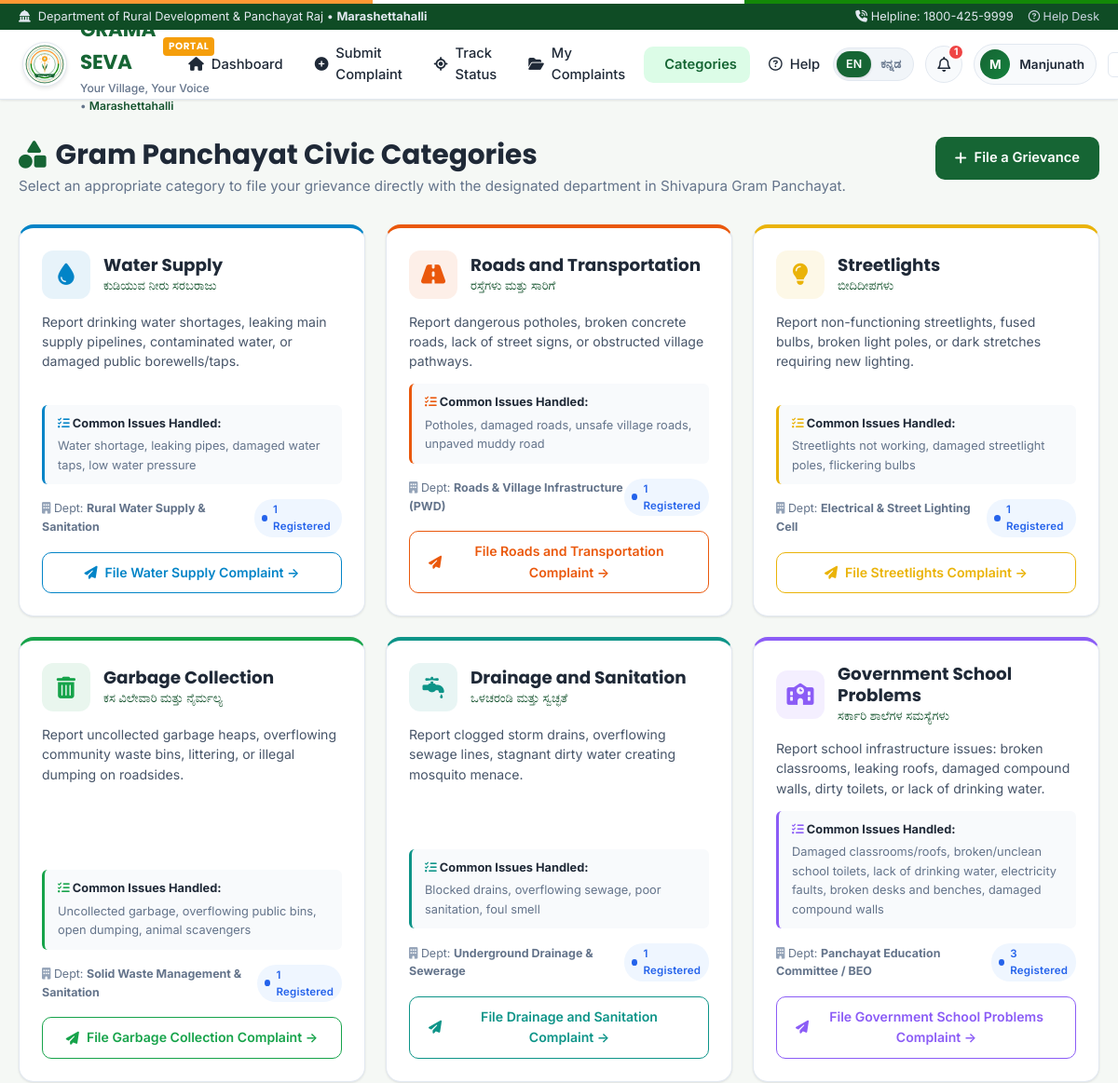
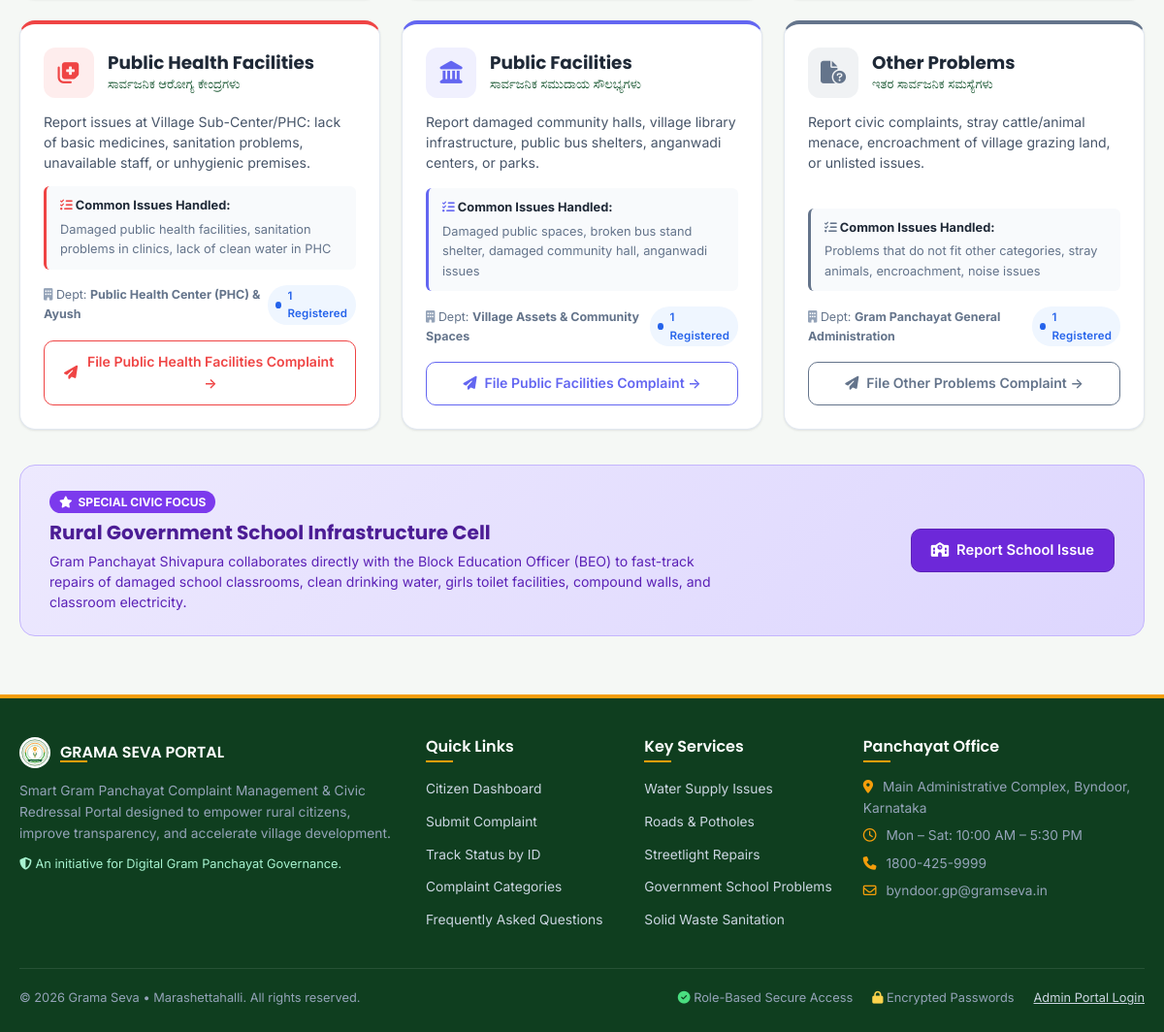
The page /categories (signed in) on the database its author committed (2 pictures, top to bottom).
### tables this page shows
CREATE TABLE panchayat_settings (
        id INTEGER PRIMARY KEY,
        panchayat_name TEXT NOT NULL,
        panchayat_name_kn TEXT NOT NULL,
        district TEXT NOT NULL,
        taluk TEXT NOT NULL,
        state TEXT NOT NULL DEFAULT 'Karnataka',
        helpline TEXT NOT NULL,
        office_address TEXT NOT NULL,
        contact_email TEXT NOT NULL,
        villages_list TEXT NOT NULL,
        updated_at DATETIME DEFAULT CURRENT_TIMESTAMP
    );

CREATE TABLE users (
        id INTEGER PRIMARY KEY AUTOINCREMENT,
        full_name TEXT NOT NULL,
        username TEXT UNIQUE NOT NULL,
        mobile TEXT NOT NULL,
        email TEXT,
        village TEXT NOT NULL,
        ward_no TEXT NOT NULL,
        password_hash TEXT NOT NULL,
        role TEXT NOT NULL DEFAULT 'citizen', -- 'citizen', 'admin'
        created_at DATETIME DEFAULT CURRENT_TIMESTAMP
    );

CREATE TABLE categories (
        id INTEGER PRIMARY KEY AUTOINCREMENT,
        code TEXT UNIQUE NOT NULL,
        name_en TEXT NOT NULL,
        name_kn TEXT NOT NULL,
        icon TEXT NOT NULL,
        color TEXT NOT NULL,
        description_en TEXT NOT NULL,
        description_kn TEXT NOT NULL,
        examples_en TEXT NOT NULL,
        examples_kn TEXT NOT NULL,
        default_dept_id INTEGER,
        FOREIGN KEY (default_dept_id) REFERENCES departments(id)
    );

CREATE TABLE departments (
        id INTEGER PRIMARY KEY AUTOINCREMENT,
        code TEXT UNIQUE NOT NULL,
        name_en TEXT NOT NULL,
        name_kn TEXT NOT NULL,
        officer_name TEXT NOT NULL,
        officer_contact TEXT NOT NULL,
        email TEXT
    );

### app.py (the view)
@app.route('/categories')
@login_required
def categories():
    conn = get_db_connection()
    all_cats = conn.execute("""
        SELECT c.*, d.name_en as dept_name,
               (SELECT COUNT(*) FROM complaints WHERE category_id = c.id) as complaint_count
        FROM categories c
        LEFT JOIN departments d ON c.default_dept_id = d.id
        ORDER BY c.id ASC
    """).fetchall()
    conn.close()
    return render_template('categories.html', categories=all_cats)

### templates/categories.html (shortened to what this page needs)
{% extends 'base.html' %}
{% block content %}
<div style="margin-bottom: 28px;">
  <div style="display: flex; justify-content: space-between; align-items: flex-start; flex-wrap: wrap; gap: 16px;">
    <div>
      <h1 style="font-size: 1.85rem; font-weight: 700; color: var(--text-main); display: flex; align-items: center; gap: 10px;">
        <i class="fa-solid fa-shapes" style="color: var(--primary);"></i>
        {% if current_lang == 'kn' %}ಗ್ರಾಮ ಪಂಚಾಯತಿ ದೂರು ವಿಭಾಗಗಳು{% else %}Gram Panchayat Civic Categories{% endif %}
      </h1>
      <p style="color: var(--text-muted); font-size: 0.95rem; margin-top: 4px;">
        {% if current_lang == 'kn' %}
          ನಿಮ್ಮ ಸಮಸ್ಯೆಯನ್ನು ನೇರವಾಗಿ ಆಯಾ ತಾಂತ್ರಿಕ ವಿಭಾಗಕ್ಕೆ ತಲುಪಿಸಲು ಕೆಳಗಿನ ಸೂಕ್ತ ವಿಭಾಗವನ್ನು ಆಯ್ಕೆಮಾಡಿ.
        {% else %}
          Select an appropriate category to file your grievance directly with the designated department in Shivapura Gram Panchayat.
        {% endif %}
      </p>
    </div>
    <a href="{{ url_for('submit_complaint') }}" class="btn btn-primary">
      <i class="fa-solid fa-plus"></i>
      {% if current_lang == 'kn' %}ಹೊಸ ದೂರು ಸಲ್ಲಿಸಿ{% else %}File a Grievance{% endif %}
    </a>
  </div>
</div>
<div class="categories-grid" style="grid-template-columns: repeat(3, 1fr);">
  {% for cat in categories %}
    <div class="civic-card" style="display: flex; flex-direction: column; border-top: 4px solid {{ cat.color }}; position: relative;">
      <div style="display: flex; align-items: center; gap: 14px; margin-bottom: 14px;">
        <div style="width: 52px; height: 52px; border-radius: 12px; background: {{ cat.color }}18; color: {{ cat.color }}; display: flex; align-items: center; justify-content: center; font-size: 1.45rem; flex-shrink: 0;">
          <i class="{{ cat.icon }}"></i>
        </div>
        <div>
          <h2 style="font-size: 1.15rem; font-weight: 700; color: var(--text-main); margin: 0;">
            {% if current_lang == 'kn' %}{{ cat.name_kn }}{% else %}{{ cat.name_en }}{% endif %}
          </h2>
          <div style="font-size: 0.82rem; color: var(--primary-hover); font-weight: 500;">
            {% if current_lang == 'kn' %}{{ cat.name_en }}{% else %}{{ cat.name_kn }}{% endif %}
          </div>
        </div>
      </div>
      <p style="font-size: 0.88rem; color: #475569; line-height: 1.5; margin-bottom: 14px; flex: 1;">
        {% if current_lang == 'kn' %}{{ cat.description_kn }}{% else %}{{ cat.description_en }}{% endif %}
      </p>
      <div style="background-color: var(--surface-muted); padding: 10px 14px; border-radius: var(--radius-sm); font-size: 0.8rem; margin-bottom: 16px; border-left: 3px solid {{ cat.color }};">
        <strong style="color: var(--text-main); display: block; margin-bottom: 4px;">
          <i class="fa-solid fa-list-check" style="color: {{ cat.color }};"></i> Common Issues Handled:
        </strong>
        <span style="color: #64748b; line-height: 1.4;">
          {% if current_lang == 'kn' %}{{ cat.examples_kn }}{% else %}{{ cat.examples_en }}{% endif %}
        </span>
      </div>
      <div style="font-size: 0.78rem; color: var(--text-muted); margin-bottom: 16px; display: flex; justify-content: space-between; align-items: center;">
        <span><i class="fa-solid fa-building" style="color: #94a3b8;"></i> Dept: <strong>{{ cat.dept_name or 'General Cell' }}</strong></span>
        <span class="status-pill status-submitted" style="font-size: 0.72rem; padding: 2px 8px;">{{ cat.complaint_count }} Registered</span>
      </div>
      <a href="{{ url_for('submit_complaint', category=cat.id) }}" class="btn btn-outline-primary" style="width: 100%; border-color: {{ cat.color }}; color: {{ cat.color }}; font-size: 0.88rem;">
        <i class="fa-solid fa-paper-plane"></i> File {{ cat.name_en }} Complaint &rarr;
      </a>
    </div>
  {% endfor %}
</div>
<div style="background: linear-gradient(135deg, #ede9fe 0%, #ddd6fe 100%); border: 1px solid #c4b5fd; border-radius: var(--radius-lg); padding: 24px 30px; margin-top: 10px; display: flex; align-items: center; justify-content: space-between; flex-wrap: wrap; gap: 20px;">
  <div style="max-width: 700px;">
    <div style="display: inline-flex; align-items: center; gap: 6px; background-color: #7c3aed; color: #ffffff; font-size: 0.75rem; font-weight: 700; padding: 2px 10px; border-radius: 12px; margin-bottom: 8px;">
      <i class="fa-solid fa-star"></i> SPECIAL CIVIC FOCUS
    </div>
    <h3 style="font-size: 1.25rem; font-weight: 700; color: #4c1d95; margin-bottom: 6px;">
      Rural Government School Infrastructure Cell
    </h3>
    <p style="font-size: 0.88rem; color: #5b21b6; line-height: 1.5; margin: 0;">
      Gram Panchayat Shivapura collaborates directly with the Block Education Officer (BEO) to fast-track repairs of damaged school classrooms, clean drinking water, girls toilet facilities, compound walls, and classroom electricity.
    </p>
  </div>
  <a href="{{ url_for('submit_complaint', category=6) }}" class="btn btn-primary" style="background-color: #6d28d9; border-color: #5b21b6;">
    <i class="fa-solid fa-school"></i> Report School Issue
  </a>
</div>
{% endblock %}

### templates/base.html (shortened to what this page needs)
<!DOCTYPE html>
<html lang="{{ current_lang }}">
<head>
  <link rel="stylesheet" href="https://cdnjs.cloudflare.com/ajax/libs/font-awesome/6.5.1/css/all.min.css">
  <link rel="stylesheet" href="{{ url_for('static', filename='css/style.css') }}">
  <link rel="stylesheet" href="{{ url_for('static', filename='css/dashboard.css') }}">
  <link rel="stylesheet" href="{{ url_for('static', filename='css/responsive.css') }}">
</head>
<body>
  <div class="gov-header-band">
    <div class="gov-title">
      <i class="fa-solid fa-landmark-dome"></i>
      <span>Department of Rural Development & Panchayat Raj • <strong>{{ gp.panchayat_name }}</strong></span>
    </div>
    <div class="quick-links">
      <span><i class="fa-solid fa-phone-volume"></i> Helpline: {{ gp.helpline }}</span>
      <a href="{{ url_for('help_support') }}"><i class="fa-regular fa-circle-question"></i> Help Desk</a>
    </div>
  </div>
  <nav class="main-navbar">
    <div class="navbar-container">
      <a href="{{ url_for('home') }}" class="brand-wrapper">
        <img src="{{ url_for('static', filename='images/emblem.svg') }}" alt="Grama Seva Emblem" class="brand-emblem">
        <div class="brand-text">
          <div class="brand-title">
            <span>GRAMA SEVA</span>
            <span class="badge-beta">PORTAL</span>
          </div>
          <div class="brand-subtitle">
            {% if current_lang == 'kn' %}
              <span>{{ gp.panchayat_name_kn }} • {{ gp.district }}</span>
            {% else %}
              <span>Your Village, Your Voice • <span class="panchayat-name">{{ gp.panchayat_name }}</span></span>
            {% endif %}
          </div>
        </div>
      </a>
      <ul class="nav-links">
        {% if g.user and g.user['role'] == 'admin' %}
          <li class="nav-item {% if request.path.startswith('/admin/dashboard') %}active{% endif %}">
            <a href="{{ url_for('admin_dashboard') }}" class="nav-link"><i class="fa-solid fa-chart-pie"></i> Admin Overview</a>
          </li>
          <li class="nav-item {% if request.path == '/admin/complaints' %}active{% endif %}">
            <a href="{{ url_for('admin_complaints') }}" class="nav-link"><i class="fa-solid fa-list-check"></i> Manage Complaints</a>
          </li>
          <li class="nav-item {% if request.path == '/admin/reports' %}active{% endif %}">
            <a href="{{ url_for('admin_reports') }}" class="nav-link"><i class="fa-solid fa-file-chart-column"></i> Analytics</a>
          </li>
          <li class="nav-item {% if request.path == '/admin/departments' %}active{% endif %}">
            <a href="{{ url_for('admin_departments') }}" class="nav-link"><i class="fa-solid fa-sitemap"></i> Departments</a>
          </li>
          <li class="nav-item {% if request.path == '/admin/settings' %}active{% endif %}">
            <a href="{{ url_for('admin_settings') }}" class="nav-link"><i class="fa-solid fa-gear"></i> Settings</a>
          </li>
        {% elif g.user %}
          <li class="nav-item {% if request.path == '/dashboard' %}active{% endif %}">
            <a href="{{ url_for('dashboard') }}" class="nav-link"><i class="fa-solid fa-house"></i> {% if current_lang == 'kn' %}ಡ್ಯಾಶ್‌ಬೋರ್ಡ್{% else %}Dashboard{% endif %}</a>
          </li>
          <li class="nav-item {% if request.path == '/submit-complaint' %}active{% endif %}">
            <a href="{{ url_for('submit_complaint') }}" class="nav-link"><i class="fa-solid fa-circle-plus"></i> {% if current_lang == 'kn' %}ದೂರು ಸಲ್ಲಿಸಿ{% else %}Submit Complaint{% endif %}</a>
          </li>
          <li class="nav-item {% if request.path.startswith('/track') %}active{% endif %}">
            <a href="{{ url_for('track') }}" class="nav-link"><i class="fa-solid fa-location-crosshairs"></i> {% if current_lang == 'kn' %}ಟ್ರ್ಯಾಕ್ ಮಾಡಿ{% else %}Track Status{% endif %}</a>
          </li>
          <li class="nav-item {% if request.path == '/my-complaints' %}active{% endif %}">
            <a href="{{ url_for('my_complaints') }}" class="nav-link"><i class="fa-solid fa-folder-open"></i> {% if current_lang == 'kn' %}ನನ್ನ ದೂರುಗಳು{% else %}My Complaints{% endif %}</a>
          </li>
          <li class="nav-item {% if request.path == '/categories' %}active{% endif %}">
            <a href="{{ url_for('categories') }}" class="nav-link"> {% if current_lang == 'kn' %}ವಿಭಾಗಗಳು{% else %}Categories{% endif %}</a>
          </li>
          <li class="nav-item {% if request.path == '/help' %}active{% endif %}">
            <a href="{{ url_for('help_support') }}" class="nav-link"><i class="fa-regular fa-circle-question"></i> {% if current_lang == 'kn' %}ಸಹಾಯ{% else %}Help{% endif %}</a>
          </li>
        {% endif %}
      </ul>
      <div class="nav-actions">
        <div class="lang-toggle" title="Switch Language / ಭಾಷೆ ಬದಲಾಯಿಸಿ">
          <a href="{{ url_for('set_language', lang='en') }}" class="lang-btn {% if current_lang == 'en' %}active{% endif %}">EN</a>
          <a href="{{ url_for('set_language', lang='kn') }}" class="lang-btn {% if current_lang == 'kn' %}active{% endif %}">ಕನ್ನಡ</a>
        </div>
        {% if g.user %}
          <a href="{{ url_for('notifications') }}" class="notif-bell-btn" title="View Notifications">
            <i class="fa-regular fa-bell"></i>
            {% if g.unread_notifications_count > 0 %}
              <span class="notif-badge">{{ g.unread_notifications_count }}</span>
            {% endif %}
          </a>
          <a href="{{ url_for('profile') }}" class="user-pill" title="View Profile">
            <div class="user-avatar">
              {{ g.user['full_name'][0] }}
            </div>
            <span class="user-name-label">{{ g.user['full_name'].split(' ')[0] }}</span>
          </a>
          <a href="{{ url_for('logout') }}" class="btn btn-outline btn-sm" title="Logout">
          </a>
        {% else %}
          <a href="{{ url_for('login') }}" class="btn btn-primary btn-sm">
            <i class="fa-solid fa-right-to-bracket"></i> Login
          </a>
        {% endif %}
      </div>
    </div>
  </nav>
  <main class="main-wrapper">
    {% block content %}{% endblock %}
  </main>
  <footer class="civic-footer">
    <div class="footer-container">
      <div class="footer-col">
        <div style="display: flex; align-items: center; gap: 10px; margin-bottom: 12px;">
          <img src="{{ url_for('static', filename='images/emblem.svg') }}" alt="Emblem" style="width: 32px; height: 32px; background: #fff; border-radius: 50%; padding: 2px;">
          <h4 style="margin: 0; padding: 0;">GRAMA SEVA PORTAL</h4>
        </div>
        <p>
          Smart Gram Panchayat Complaint Management & Civic Redressal Portal designed to empower rural citizens, improve transparency, and accelerate village development.
        </p>
        <p style="margin-top: 10px; font-size: 0.8rem; color: #a7f3d0;">
          <i class="fa-solid fa-shield-halved"></i> An initiative for Digital Gram Panchayat Governance.
        </p>
      </div>
      <div class="footer-col">
        <h4>Quick Links</h4>
        <ul class="footer-links">
          <li><a href="{{ url_for('dashboard') }}">Citizen Dashboard</a></li>
          <li><a href="{{ url_for('submit_complaint') }}">Submit Complaint</a></li>
          <li><a href="{{ url_for('track') }}">Track Status by ID</a></li>
          <li><a href="{{ url_for('categories') }}">Complaint Categories</a></li>
          <li><a href="{{ url_for('help_support') }}">Frequently Asked Questions</a></li>
        </ul>
      </div>
      <div class="footer-col">
        <h4>Key Services</h4>
        <ul class="footer-links">
          <li><a href="{{ url_for('submit_complaint', category=1) }}">Water Supply Issues</a></li>
          <li><a href="{{ url_for('submit_complaint', category=2) }}">Roads & Potholes</a></li>
          <li><a href="{{ url_for('submit_complaint', category=3) }}">Streetlight Repairs</a></li>
          <li><a href="{{ url_for('submit_complaint', category=6) }}">Government School Problems</a></li>
          <li><a href="{{ url_for('submit_complaint', category=4) }}">Solid Waste Sanitation</a></li>
        </ul>
      </div>
      <div class="footer-col">
        <h4>Panchayat Office</h4>
        <p><i class="fa-solid fa-location-dot" style="color: var(--accent-saffron); margin-right: 6px;"></i> {{ gp.office_address }}</p>
        <p style="margin-top: 6px;"><i class="fa-regular fa-clock" style="color: var(--accent-saffron); margin-right: 6px;"></i> Mon – Sat: 10:00 AM – 5:30 PM</p>
        <p style="margin-top: 6px;"><i class="fa-solid fa-phone" style="color: var(--accent-saffron); margin-right: 6px;"></i> {{ gp.helpline }}</p>
        <p style="margin-top: 6px;"><i class="fa-regular fa-envelope" style="color: var(--accent-saffron); margin-right: 6px;"></i> {{ gp.contact_email }}</p>
      </div>
    </div>
    <div class="footer-bottom">
      <div>
        © {{ now.year }} Grama Seva • {{ gp.panchayat_name }}. All rights reserved.
      </div>
      <div style="display: flex; gap: 20px;">
        <span><i class="fa-solid fa-circle-check" style="color: #4ade80;"></i> Role-Based Secure Access</span>
        <span><i class="fa-solid fa-lock" style="color: #fcd34d;"></i> Encrypted Passwords</span>
        <a href="{{ url_for('admin_login') }}" style="color: #cbd5e1; text-decoration: underline;">Admin Portal Login</a>
      </div>
    </div>
  </footer>
</body>
</html>

### rows shown on the page
panchayat_settings: panchayat_name "Marashettahalli", helpline "1800-425-9999", office_address "Main Administrative Complex, Byndoor, Karnataka", contact_email "byndoor.gp@gramseva.in"
users: full_name "M", user.full_name "Manjunath"
categories: name_en "Water Supply", name_kn "ಕುಡಿಯುವ ನೀರು ಸರಬರಾಜು", description_en "Report drinking water shortages, leaking main supply pipelines, contaminated water, or damaged public borewells/taps.", examples_en "Water shortage, leaking pipes, damaged water taps, low water pressure", name_en "Rural Water Supply & Sanitation", complaint_count "1"
categories: name_en "Roads and Transportation", name_kn "ರಸ್ತೆಗಳು ಮತ್ತು ಸಾರಿಗೆ", description_en "Report dangerous potholes, broken concrete roads, lack of street signs, or obstructed village pathways.", examples_en "Potholes, damaged roads, unsafe village roads, unpaved muddy road", name_en "Roads & Village Infrastructure (PWD)", complaint_count "1"
categories: name_en "Streetlights", name_kn "ಬೀದಿದೀಪಗಳು", description_en "Report non-functioning streetlights, fused bulbs, broken light poles, or dark stretches requiring new lighting.", examples_en "Streetlights not working, damaged streetlight poles, flickering bulbs", name_en "Electrical & Street Lighting Cell", complaint_count "1"
categories: name_en "Garbage Collection", name_kn "ಕಸ ವಿಲೇವಾರಿ ಮತ್ತು ನೈರ್ಮಲ್ಯ", description_en "Report uncollected garbage heaps, overflowing community waste bins, littering, or illegal dumping on roadsides.", examples_en "Uncollected garbage, overflowing public bins, open dumping, animal scavengers", name_en "Solid Waste Management & Sanitation", complaint_count "1"
categories: name_en "Drainage and Sanitation", name_kn "ಒಳಚರಂಡಿ ಮತ್ತು ಸ್ವಚ್ಛತೆ", description_en "Report clogged storm drains, overflowing sewage lines, stagnant dirty water creating mosquito menace.", examples_en "Blocked drains, overflowing sewage, poor sanitation, foul smell", name_en "Underground Drainage & Sewerage", complaint_count "1"
categories: name_en "Government School Problems", name_kn "ಸರ್ಕಾರಿ ಶಾಲೆಗಳ ಸಮಸ್ಯೆಗಳು", description_en "Report school infrastructure issues: broken classrooms, leaking roofs, damaged compound walls, dirty toilets, or lack of drinking water.", examples_en "Damaged classrooms/roofs, broken/unclean school toilets, lack of drinking water, electricity faults, broken desks and benches, damaged compound walls", name_en "Panchayat Education Committee / BEO", complaint_count "3"
categories: name_en "Public Health Facilities", name_kn "ಸಾರ್ವಜನಿಕ ಆರೋಗ್ಯ ಕೇಂದ್ರಗಳು", description_en "Report issues at Village Sub-Center/PHC: lack of basic medicines, sanitation problems, unavailable staff, or unhygienic premises.", examples_en "Damaged public health facilities, sanitation problems in clinics, lack of clean water in PHC", name_en "Public Health Center (PHC) & Ayush", complaint_count "1"
categories: name_en "Public Facilities", name_kn "ಸಾರ್ವಜನಿಕ ಸಮುದಾಯ ಸೌಲಭ್ಯಗಳು", description_en "Report damaged community halls, village library infrastructure, public bus shelters, anganwadi centers, or parks.", examples_en "Damaged public spaces, broken bus stand shelter, damaged community hall, anganwadi issues", name_en "Village Assets & Community Spaces", complaint_count "1"
categories: name_en "Other Problems", name_kn "ಇತರ ಸಾರ್ವಜನಿಕ ಸಮಸ್ಯೆಗಳು", description_en "Report civic complaints, stray cattle/animal menace, encroachment of village grazing land, or unlisted issues.", examples_en "Problems that do not fit other categories, stray animals, encroachment, noise issues", name_en "Gram Panchayat General Administration", complaint_count "1"

### other values the page prints
{{ g.unread_notifications_count }} "1"
